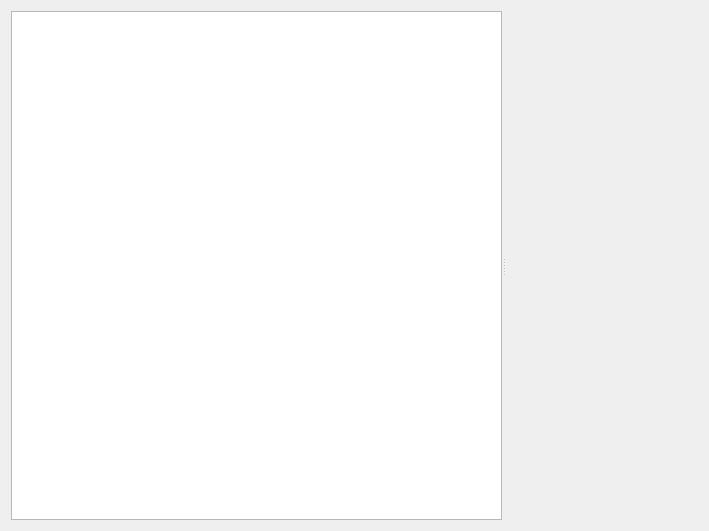
<?xml version="1.0" encoding="UTF-8"?>
<ui version="4.0">
 <class>PluginPage</class>
 <widget class="QWidget" name="PluginPage">
  <property name="geometry">
   <rect>
    <x>0</x>
    <y>0</y>
    <width>709</width>
    <height>531</height>
   </rect>
  </property>
  <property name="windowTitle">
   <string>Form</string>
  </property>
  <property name="autoFillBackground">
   <bool>true</bool>
  </property>
  <layout class="QVBoxLayout" name="verticalLayout">
   <item>
    <widget class="QSplitter" name="splitter">
     <property name="orientation">
      <enum>Qt::Horizontal</enum>
     </property>
     <widget class="QWidget" name="widget_2" native="true">
      <layout class="QVBoxLayout" name="verticalLayout_2">
       <property name="spacing">
        <number>0</number>
       </property>
       <property name="leftMargin">
        <number>0</number>
       </property>
       <property name="topMargin">
        <number>0</number>
       </property>
       <property name="rightMargin">
        <number>0</number>
       </property>
       <property name="bottomMargin">
        <number>0</number>
       </property>
       <item>
        <widget class="QListWidget" name="listWidget">
         <property name="editTriggers">
          <set>QAbstractItemView::NoEditTriggers</set>
         </property>
         <property name="resizeMode">
          <enum>QListView::Fixed</enum>
         </property>
         <property name="uniformItemSizes">
          <bool>false</bool>
         </property>
         <property name="selectionRectVisible">
          <bool>true</bool>
         </property>
        </widget>
       </item>
      </layout>
     </widget>
     <widget class="QWidget" name="widget" native="true"/>
    </widget>
   </item>
  </layout>
 </widget>
 <resources/>
 <connections/>
</ui>
